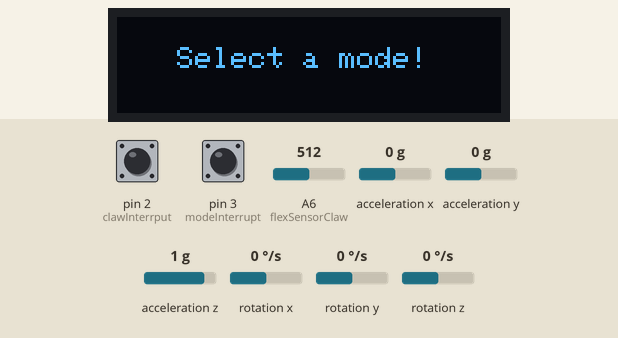
Recording of a sketch running on a simulated Arduino Nano, built with avr-gcc and run on an emulated ATmega328P. Shown: 128×32 one-colour display. Inputs (shaded band) come from the test bench; at power-on: pin 3 (modeInterrupt) HIGH, pin 2 (clawInterrput) HIGH, A6 (flexSensorClaw) = 512, acceleration x 0 g, acceleration y 0 g, acceleration z 1 g, rotation x 0 °/s, rotation y 0 °/s, rotation z 0 °/s. No radio packets arrive unless stated; what the sketch prints to the serial monitor is not drawn.

Above: at 3.2 s.
3.3 s: pin 3 (modeInterrupt) pulled LOW for 0.15 s
At 4.7 s:
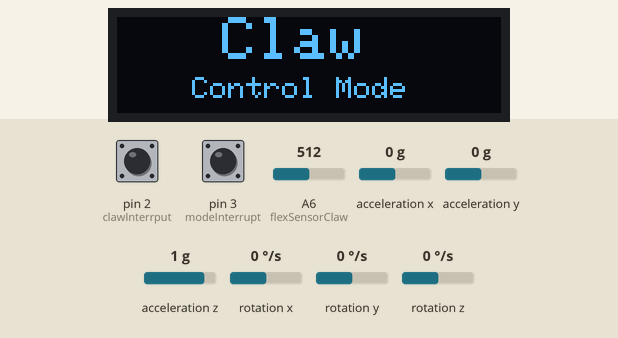
5.0 s: pin 3 (modeInterrupt) pulled LOW for 1 s
At 6.5 s:
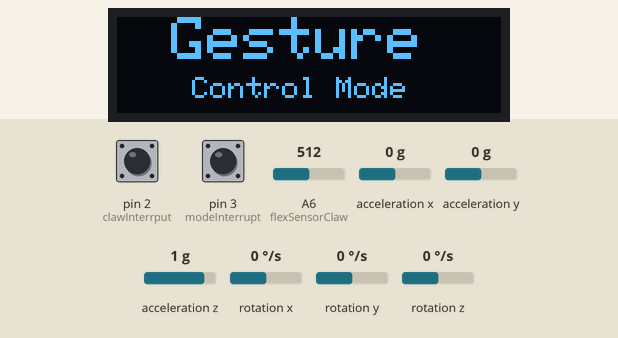
7.6 s: pin 3 (modeInterrupt) pulled LOW for 0.15 s
At 9.0 s:
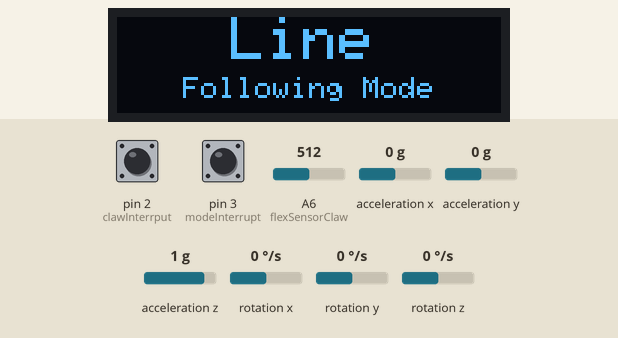
9.3 s: pin 3 (modeInterrupt) pulled LOW for 3.2 s
At 13.5 s:
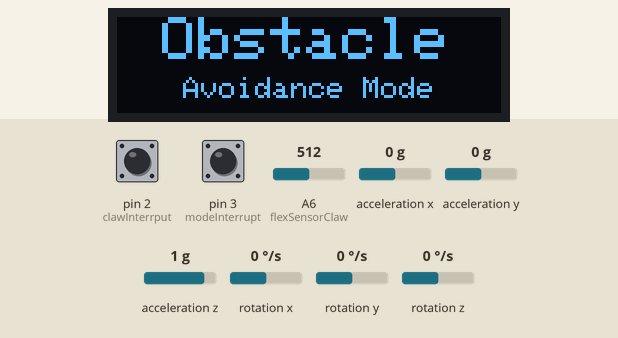
14.1 s: pin 3 (modeInterrupt) pulled LOW for 0.15 s
At 15.5 s:
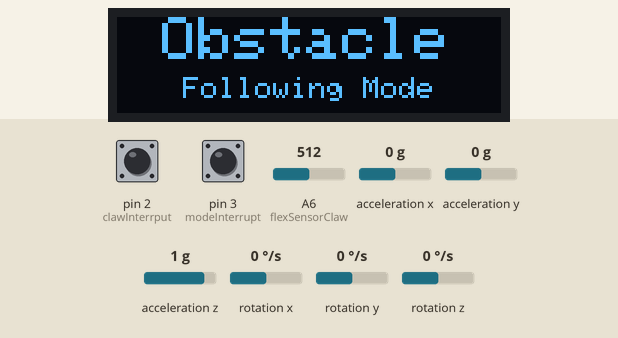
15.9 s: pin 3 (modeInterrupt) pulled LOW for 1 s
At 17.3 s:
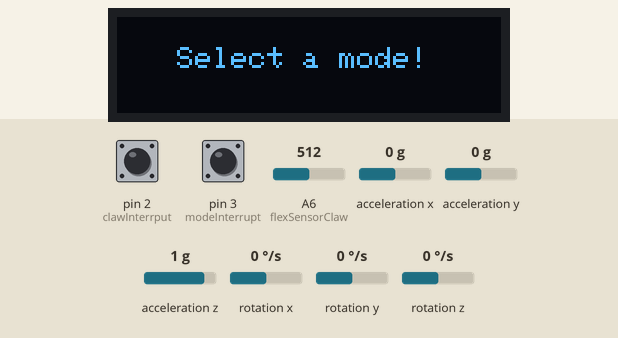
Timing chart, 0 to 18.9 s (numbered marks = the images above; inputs shaded):
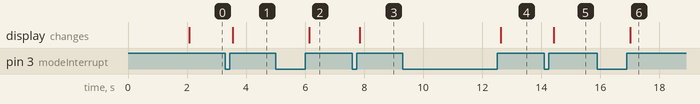

Measured:
- after the input at 3.3 s, the display: changes after 0.24 s (image 1)
- after the input at 5.0 s, the display: changes after 1.1 s (image 2)
- after the input at 7.6 s, the display: changes after 0.24 s (image 3)
- after the input at 9.3 s, the display: changes after 3.3 s (image 4)
- after the input at 14.1 s, the display: changes after 0.31 s (image 5)
- after the input at 15.9 s, the display: changes after 1.1 s (image 6)

The sketch:

Transmitter.ino
```cpp
#include <Wire.h>
#include <MPU6050.h>
#include <nRF24L01.h>
#include <RF24.h>
#include <Adafruit_GFX.h>
#include <Adafruit_SSD1306.h>

//defining all pin number in which the component is onnected
#define I2C_ADDRESS 0x3C // Address depends on I2C module. need to be changed for every different module

#define CE 7  //pin no for nrf24l01 CE pin
#define CSN 8 //pin no for nrf24l01 CSN pin

#define flexSensorClaw A6 //pin no for flex sensor which control robot claw open and close operation
#define clawInterrput 2 //push button for claw movement change in up down position
#define modeInterrupt 3 //push button for mode change

volatile int mode = 0;
volatile bool clawState = 0;
const float flatResistance= 25000.0; //change this value according to sensor value when it is in straight position
const float bendResistance = 75000.0; //change this value according to sensor value when it is in 90 degree bend position
const float pullDownResistance = 47000.0; //change this value according the resistor value you used in pull down purpose
const int delayAfterSendingData = 10; //this value determines how frequently the data will transfer.
const int maxErrorCount = 5; // this variable defines maximum failed attempt of data transmission
int errorCount = 0; //this variable is for current failed attemp for data transmission

//creating a structure to store all the data in one package
struct data {
  int xAxis;
  int yAxis;
  float felxSensorClawValue;
  bool clawInterrputValue;
  int modeInterruptValue;
};

//creating necessary objects
Adafruit_SSD1306 lcd = Adafruit_SSD1306(128, 32, &Wire);
MPU6050 mpu;//This is for gyro sensor
RF24 transmitter(CE, CSN); //this is for nrf24 module to transmit wireless data
const byte address[6] = "1Node"; //5 digit address. This address should be same in receiver side also
data sendData; // creating a data object to store data in that object

void setup() {
  //setting pinmodes
  pinMode(flexSensorClaw, INPUT);
  /*
  using internal pull up resistor. so we need to connect button with ground
  For that, when the button pressed the arduino will read LOW as its button state
  and it will remain HIGH sate if button is at off state
  */
  pinMode(clawInterrput, INPUT_PULLUP);
  pinMode(modeInterrupt, INPUT_PULLUP);

  //attaching interrupt to change value in Rising state of interrupt pin
  attachInterrupt(digitalPinToInterrupt(clawInterrput),clawStateChange, RISING);
  attachInterrupt(digitalPinToInterrupt(modeInterrupt),modeChange, RISING);

  Wire.begin();
  Serial.begin(9600);
  mpu.initialize();
  transmitter.begin();
  transmitter.openWritingPipe(address);  //setting address
  //transmitter.setPALevel(RF24_PA_HIGH); //setting power consumption of nrf module max for maximum range
  transmitter.setPayloadSize(sizeof(data)); // setting size of data need to be transfered
  transmitter.setDataRate(RF24_250KBPS); //setting data rate low of nrf module for max range
  transmitter.stopListening(); // as it doesn't revice any data we need to stop receiving data

  lcd.begin(SSD1306_SWITCHCAPVCC, I2C_ADDRESS); // Address for display
  lcd.clearDisplay();     // Clear the display
  lcd.setTextColor(WHITE); //setting text color
  lcd.setTextSize(2); //text size defining
  lcd.setCursor(15, 5); //set the text position to start from
  lcd.print("Welcome!");  //writting a welcome sms for 2 sec when it is turning on.
  lcd.display();
  delay(2000);
}

void loop() {

    int accelerometerX, accelerometerY, accelerometerZ;
    mpu.getAcceleration(&accelerometerY, &accelerometerX, &accelerometerZ); // getting value from gyro sensor mpu6050

    sendData.xAxis = map(accelerometerX, -16384, 16384, -255, 255);//mapping value in this range for pwm motor speed control
    sendData.yAxis = map(accelerometerY, -16384, 16384, -255, 255);
    //Ensuring the values are within bounds
    sendData.xAxis = constrain(sendData.xAxis, -255, 255);
    sendData.yAxis = constrain(sendData.yAxis, -255, 255)*(-1);

    sendData.felxSensorClawValue = flexAngelCalculator(flexSensorClaw); //sending the flexing angle of the sensor

    sendData.clawInterrputValue = clawState;
    sendData.modeInterruptValue = mode;

    //uncomment below code if you want to print values for debugging purpose

    Serial.print("xAxis: ");
    Serial.print(sendData.xAxis);
    Serial.print("\nyAxis: ");
    Serial.println(sendData.yAxis);
    Serial.print("\nfelxSensorClawValue: ");
    Serial.println(sendData.felxSensorClawValue);
    Serial.print("\Mode state: ");
    Serial.println(sendData.modeInterruptValue);
    Serial.print("\Claw state: ");
    Serial.println(sendData.clawInterrputValue);

    //sending the data and storing its status in a variable
    bool status = transmitter.write(&sendData, sizeof(data));

    /* setting a static variable "displayMessage" cause it will run only one time
    for this variable the display won't refresh for same text over and over again*/
    static String displayMessage = "Faysal-Shairy-Antik-Ajmy-Prottoy Made this code!";

    if(sendData.modeInterruptValue==0) { //no mode selected
      if(displayMessage != "Select a mode!"){
        lcd.clearDisplay();  //clear the display first
        lcd.setTextSize(1); //text size defining
        lcd.setCursor(20, 10); //set the text position to start from
        lcd.print("Select a mode!");  //write the text you want to display
        lcd.display();
        displayMessage = "Select a mode!"; //updating data
      }
    }
    else if(status == 0){
      errorCount++; //increasing error count for failed status
      //if maximum number of attempt was failed to send data then display error sms
      if(errorCount>=maxErrorCount){
        if(displayMessage!="Error! Data sending failed"){
          lcd.clearDisplay(); // clear the display first
          lcd.setTextSize(2); //text size defining
          lcd.setCursor(28, 0); //set the text position to start from
          lcd.print("Error!");  //write the text you want to display
          lcd.setTextSize(1); //text size defining
          lcd.setCursor(5, 20); //set the text position to start from
          lcd.print("Data sending failed");  //write the text you want to display
          lcd.display();
          displayMessage = "Error! Data sending failed"; //updating data
        }
      }
    }
    else if(sendData.modeInterruptValue==1){
      errorCount=0; //clearing unsuccessfull attempt
      if(displayMessage!= "Claw Control Mode"){
        lcd.clearDisplay(); // clear the display first
        lcd.setTextSize(2); //text size defining
        lcd.setCursor(35, 0); //set the text position to start from
        lcd.print("Claw");  //write the text you want to display
        lcd.setTextSize(1); //text size defining
        lcd.setCursor(25, 20); //set the text position to start from
        lcd.print("Control Mode");  //write the text you want to display
        lcd.display();
        displayMessage = "Claw Control Mode"; //updating data
      }
    }
    else if(sendData.modeInterruptValue==2){
      errorCount=0; //clearing unsuccessfull attempt
      if(displayMessage!= "Gesture Control Mode"){
        lcd.clearDisplay(); // clear the display first
        lcd.setTextSize(2); //text size defining
        lcd.setCursor(18, 0); //set the text position to start from
        lcd.print("Gesture");  //write the text you want to display
        lcd.setTextSize(1); //text size defining
        lcd.setCursor(25, 20); //set the text position to start from
        lcd.print("Control Mode");  //write the text you want to display
        lcd.display();
        displayMessage = "Gesture Control Mode"; //updating data
      }
    }
    else if(sendData.modeInterruptValue==3){
      errorCount=0; //clearing unsuccessfull attempt
      if(displayMessage!= "Line Following Mode"){
        lcd.clearDisplay(); // clear the display first
        lcd.setTextSize(2); //text size defining
        lcd.setCursor(38, 0); //set the text position to start from
        lcd.print("Line");  //write the text you want to display
        lcd.setTextSize(1); //text size defining
        lcd.setCursor(22, 20); //set the text position to start from
        lcd.print("Following Mode");  //write the text you want to display
        lcd.display();
        displayMessage = "Line Following Mode"; //updating data
      }
    }
    else if(sendData.modeInterruptValue==4){
      errorCount=0; //clearing unsuccessfull attempt
      if(displayMessage!= "Obastacle Avoidance Mode"){
        lcd.clearDisplay(); // clear the display first
        lcd.setTextSize(2); //text size defining
        lcd.setCursor(15, 0); //set the text position to start from
        lcd.print("Obstacle");  //write the text you want to display
        lcd.setTextSize(1); //text size defining
        lcd.setCursor(22, 20); //set the text position to start from
        lcd.print("Avoidance Mode");  //write the text you want to display
        lcd.display();
        displayMessage = "Obastacle Avoidance Mode"; //updating data
      }
    }
    else if(sendData.modeInterruptValue==5){
      errorCount=0; //clearing unsuccessfull attempt
      if(displayMessage!= "Obastacle Following Mode"){
        lcd.clearDisplay(); // clear the display first
        lcd.setTextSize(2); //text size defining
        lcd.setCursor(15, 0); //set the text position to start from
        lcd.print("Obstacle");  //write the text you want to display
        lcd.setTextSize(1); //text size defining
        lcd.setCursor(22, 20); //set the text position to start from
        lcd.print("Following Mode");  //write the text you want to display
        lcd.display();
        displayMessage = "Obastacle Following Mode"; //updating data
      }
    }
    delay(delayAfterSendingData); //loops runs after halting for desired time
}

float flexAngelCalculator(const unsigned char sensorConnectedPin){
  int ADCflexPDV = analogRead(sensorConnectedPin);
	float felxPDV = ADCflexPDV * 5 / 1023.0;
	float flexSensorResistance = pullDownResistance * (5 / felxPDV - 1.0);
	// Use the calculated resistance to estimate the sensor's bend angle:
	float angle = map(flexSensorResistance, flatResistance, bendResistance, 0, 90.0);

  return angle;
}

//mode change interrupt function
void modeChange(){
  if(mode<5){
    mode++;
  }
  else{
    mode = 0;
  }
}

//claw state mode changing interrupt function
void clawStateChange(){
  clawState=!clawState;
}
```
